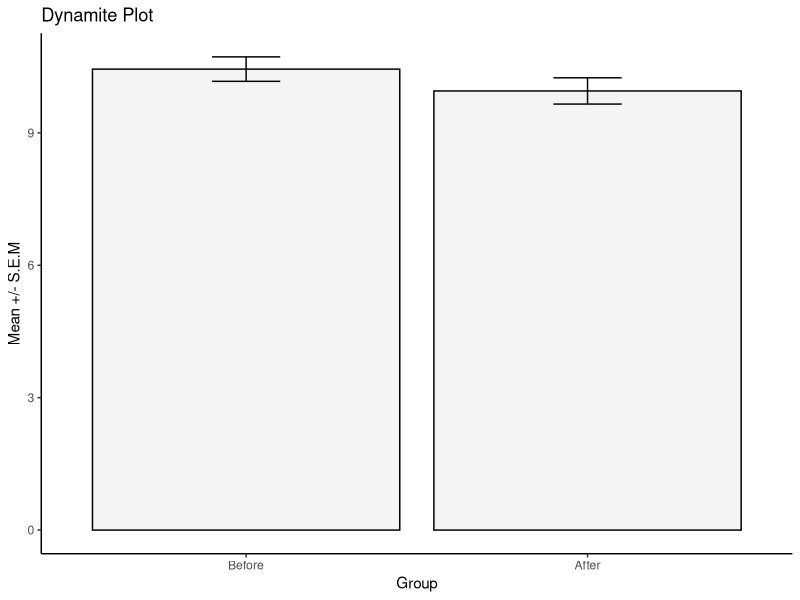
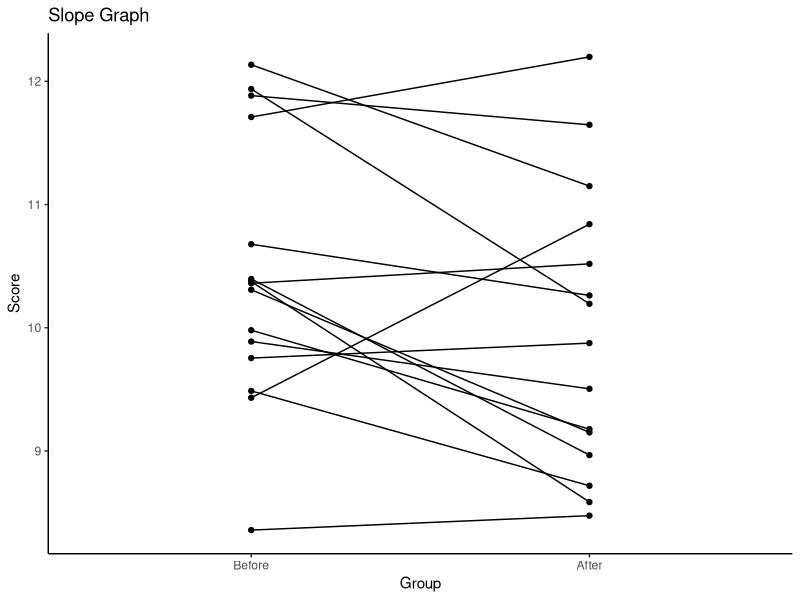
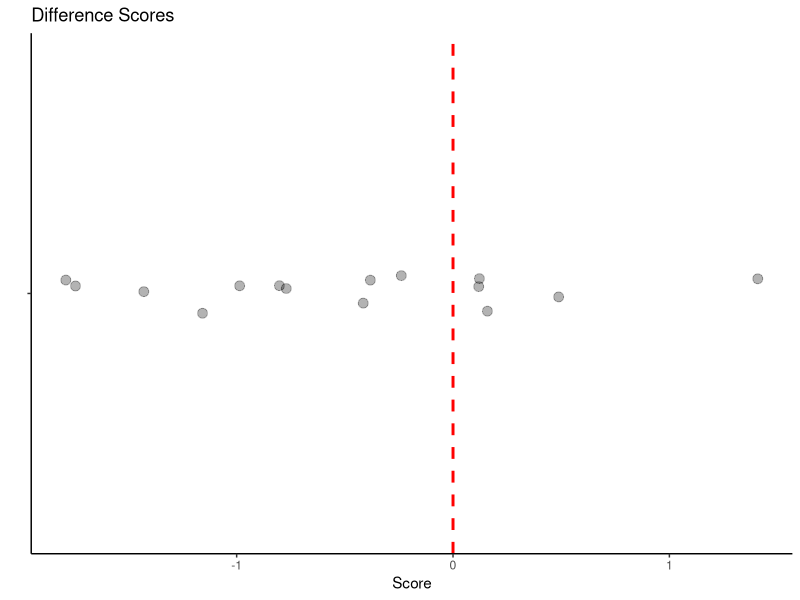
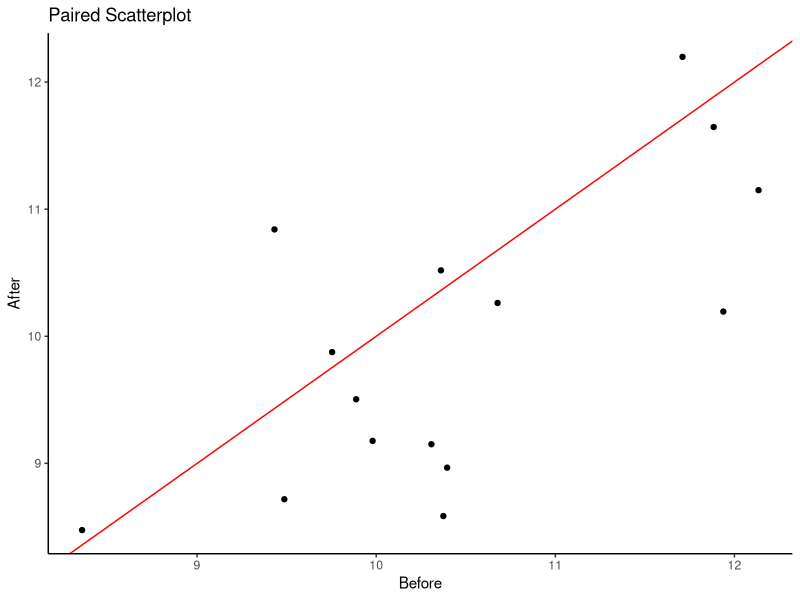
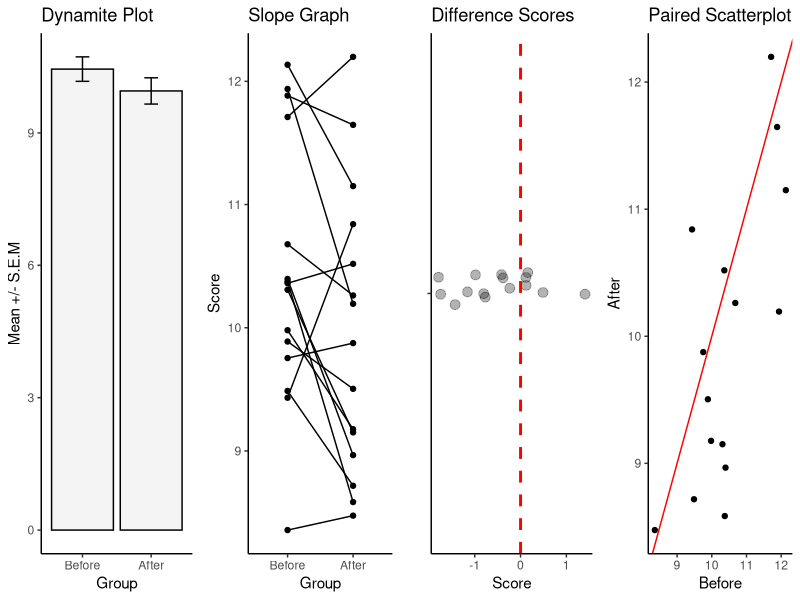

The R source for these figures, in order: (Note: a time limit stopped this script after it produced the figures.)
### Paired Data

library(tidyverse)
theme_set(theme_classic())

x <- c(9.979896,  9.888075, 11.884131,  8.357905,  9.487193, 10.308105, 10.677518, 12.134670,
       11.710156, 9.753958,  9.431904, 11.937808, 10.395920, 10.374756, 10.361309)
  
  
y <- c(9.176737,  9.504186, 11.646672,  8.474969,  8.717509,  9.150576, 10.261958,
       11.149556, 12.198357,9.875420, 10.840575, 10.194270,  8.966235,  8.585355,
       10.518585)
  
mean(x)  #10.45
mean(y)  #9.95
sd(x)    # 1.07
sd(y)    # 1.15
sd(x)/sqrt(length(x)) #0.28
sd(y)/sqrt(length(y))  #0.30


df <- data.frame(vals=c(x,y), group = rep(c("Before","After"),each=15), id=1:15)
df$group<-factor(df$group,levels=c("Before","After"))
head(df)


df.sum <- df %>% group_by(group) %>% 
  summarise(mean = mean(vals), sd = sd(vals),n=n()) %>%
  mutate(sem = sd/sqrt(n))

## Dynamite
p1=ggplot() +
  geom_col(data = df.sum, aes(group,mean), fill = 'gray89', alpha=.4, color = "black") +
  geom_errorbar( aes(x=group,
                     ymin = mean-sem, ymax = mean+sem), 
                 data = df.sum, width = 0.2) +
  xlab("Group") +
  ylab("Mean +/- S.E.M") +
  ggtitle("Dynamite Plot")

p1


## Slope Graph

p2 = ggplot(df, aes(x=group, y=vals, group=id)) + 
  geom_point() +
  geom_line() +
  xlab("Group") +
  ylab("Score") +
  ggtitle("Slope Graph")

p2

## Difference Scores

df.wide <- df %>% pivot_wider(names_from = group, values_from = vals)
df.wide$dif <- df.wide$After - df.wide$Before

p3=ggplot(data=df.wide, aes(x=factor(1), y=dif)) + 
  geom_jitter(width=.05, alpha=.3, size=3) + 
  theme_classic()+
  geom_hline(yintercept=0, col="red", lwd=1, lty=2)+
  ggtitle("Difference Scores")+
  ylab("Score") +
  xlab("") +
  coord_flip() +
  scale_x_discrete(labels=NULL)

p3


### Paired Scatterplot
head(df.wide)
p4=ggplot(df.wide, aes(x=Before, y = After)) +
  geom_point()+
  geom_abline(intercept = 0, slope = 1, color='red') +
  ggtitle("Paired Scatterplot")+
  ylab("After") +
  xlab("Before")
p4


library(gridExtra)

grid.arrange(p1,p2,p3,p4, nrow=1)

t.test(x,y,paired=T)





#### Code to find datasets....

nperms<-10000000

resx<-vector('list',nperms)
resy<-vector('list',nperms)
resse<-vector('list',nperms)
resmean<-vector('list',nperms)
respval<-vector('list',nperms)

for(i in 1:nperms){
x <-  rnorm(20, 10, 2)
y <-  rnorm(20, 10, 2)
resse[[i]]<-(sd(x)/sqrt(length(x)))- (sd(y)/sqrt(length(y)))
resmean[[i]]<-mean(x) - mean(y)
respval[[i]]<-t.test(x-y)[3][[1]]
resx[[i]]<-x
resy[[i]]<-y
}

a1 <- which(unlist(respval)<.05)
a2 <- which(abs(unlist(resse))<.5)
a3 <- which(abs(unlist(resmean))<.5)

tt <- table(c(a1,a2,a3))
tt[tt==3]
